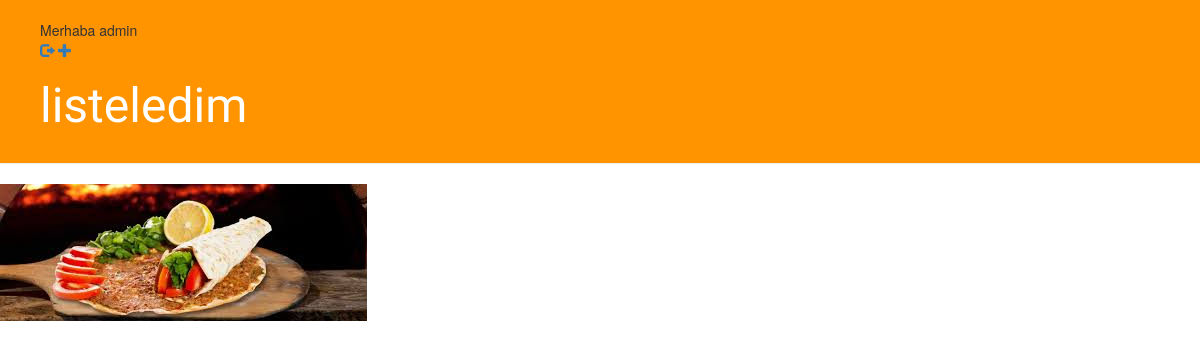
The app's page /kayit (signed in), older data.
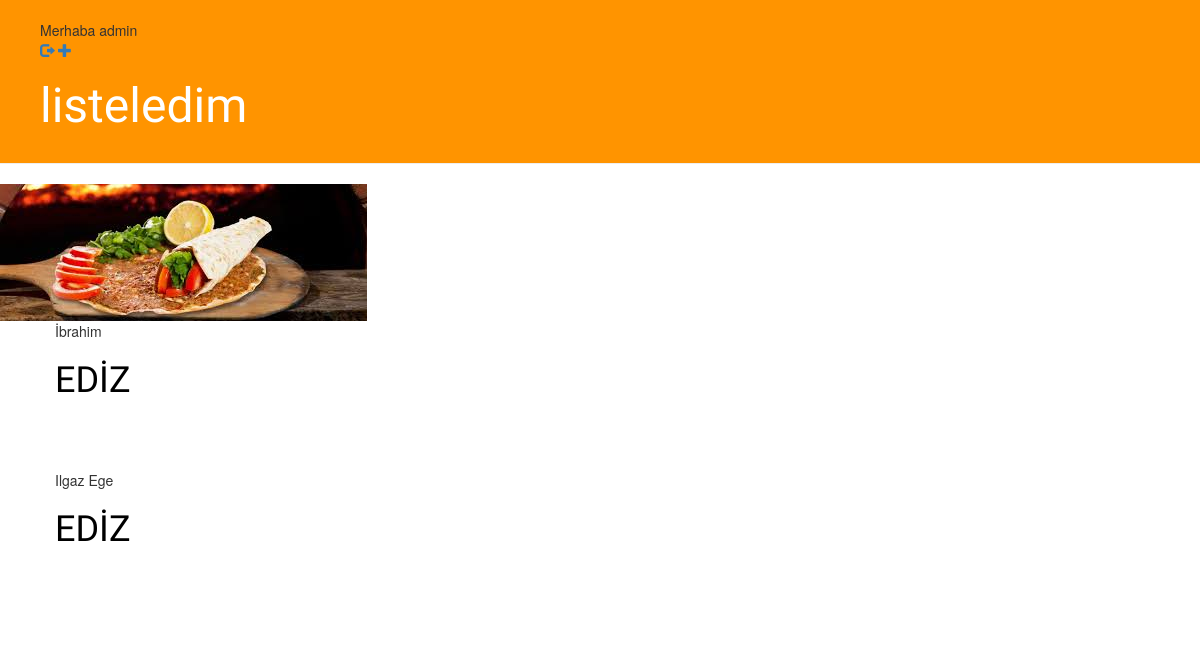
The same page, newer data.
### KayitAl/models.py (models this page shows, shortened)
class KayitModels(models.Model):
    adi = models.CharField(max_length=60)
    soyadi = models.CharField(max_length=60)
    cinsiyetCh = [("0","ERKEK"),("1","KADIN")]
    cinsiyet = models.CharField(max_length=15,choices=cinsiyetCh)
    tcKimlikNo = models.BigIntegerField()
    kayit_zaman = models.DateTimeField(default=timezone.now)

### KayitAl/views.py (the view)
# urls.py: path('', views.kayitlist, name='kayit_list'),
def kayitlist(request):
    kayitlar = KayitModels.objects.all()
    return render(request,'kayit/liste.html',{"kayitlar":kayitlar})

### templates/kayit/liste.html
{%extends "../base.html"%}
{%block baslik%}
listeledim
{%endblock%}
    {% block content %}
        <div class="content container">
            <div class="row">
                <div class="col-md-8">
                {% for kayit in kayitlar %}
                    <div class="post">
                          {{ kayit.adi }}
                        <h1><a href="{% url 'kayitagit' pk=kayit.pk %}">{{ kayit.soyadi }}</a></h1>
                    </div>
                {% endfor %}
                </div>
            </div>
        </div>
    {% endblock %}

### templates/base.html (shortened to what this page needs)
{% load static %}
<html>
    <head>
        <link rel="stylesheet" href="//maxcdn.bootstrapcdn.com/bootstrap/3.2.0/css/bootstrap.min.css">
        <link rel="stylesheet" href="//maxcdn.bootstrapcdn.com/bootstrap/3.2.0/css/bootstrap-theme.min.css">
        <link rel="stylesheet" href="{% static 'css/benim.css' %}">
    </head>
    <body>
        <div class="page-header">
        {%if user.is_authenticated %}
        Merhaba {{ user.username }} <br>
        <a href="{% url 'logout' %}"><span class="glyphicon glyphicon-log-out"></span></a>
        {% else %}
        <a href="{% url 'login' %}"><span class="glyphicon glyphicon-log-in"></span></a>
         <a href="{% url 'signup' %}"><span class="glyphicon glyphicon-user"></span></a>
        {%endif %}
        <a href="{% url 'kayityeni' %}"><span class="glyphicon glyphicon-plus"></span></a>
            <h1><a href="/">{%block baslik%}{% endblock %}</a></h1>
        </div>
        <img src="{% static 'css/deneme.jpg' %}"/>
        {% block content %}
        {% endblock %}
    </body>
</html>

### static/css/benim.css (style rules this page uses)
.page-header { background-color: #ff9400; margin-top: 0; padding: 20px 20px 20px 40px; }
.page-header h1, .page-header h1 a, .page-header h1 a:visited, .page-header h1 a:active { color: #ffffff; font-size: 36pt; text-decoration: none; }
.content { margin-left: 40px; }
h1, h2, h3, h4 { font-family: 'Lobster', cursive; }
.post { margin-bottom: 70px; }
.post h1 a, .post h1 a:visited { color: #000000; }

Row changes from the older to the newer data that the page shows:
added KayitModels: adi "İbrahim", soyadi "EDİZ"
added KayitModels: adi "Ilgaz Ege", soyadi "EDİZ"
